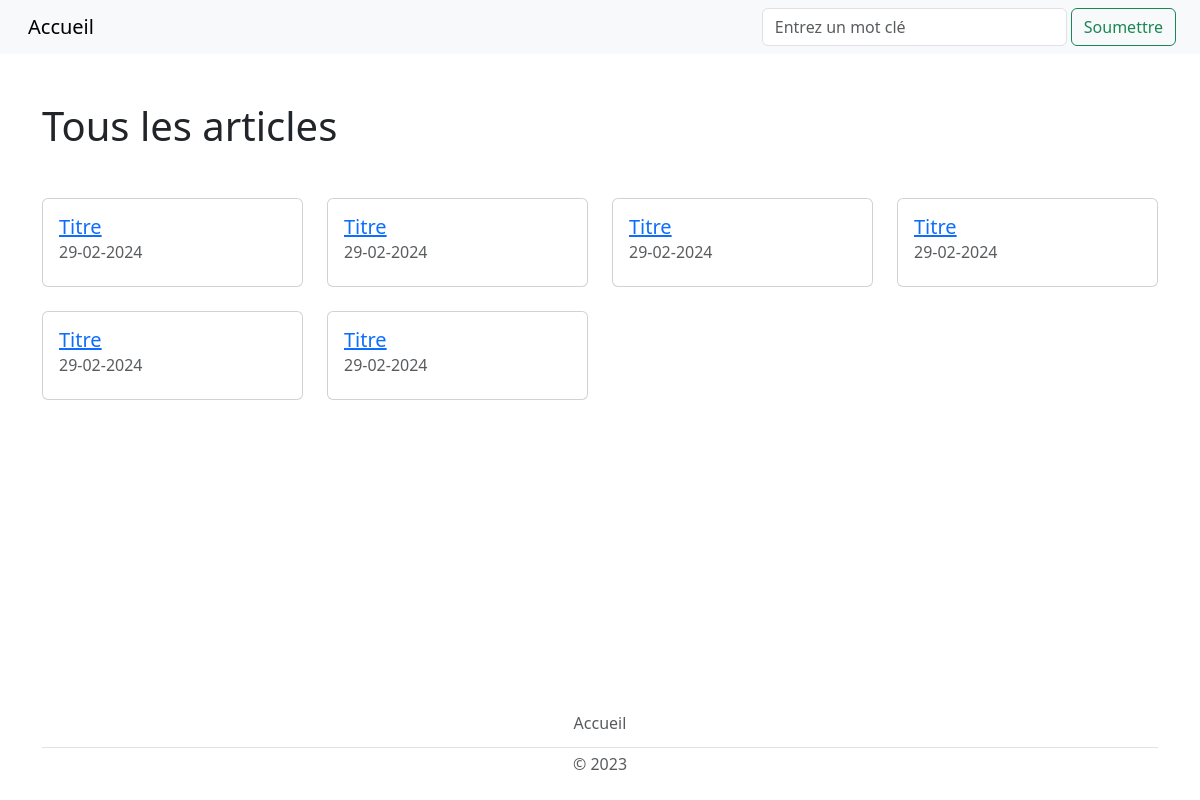
Page /resultats/ on the earlier database version.
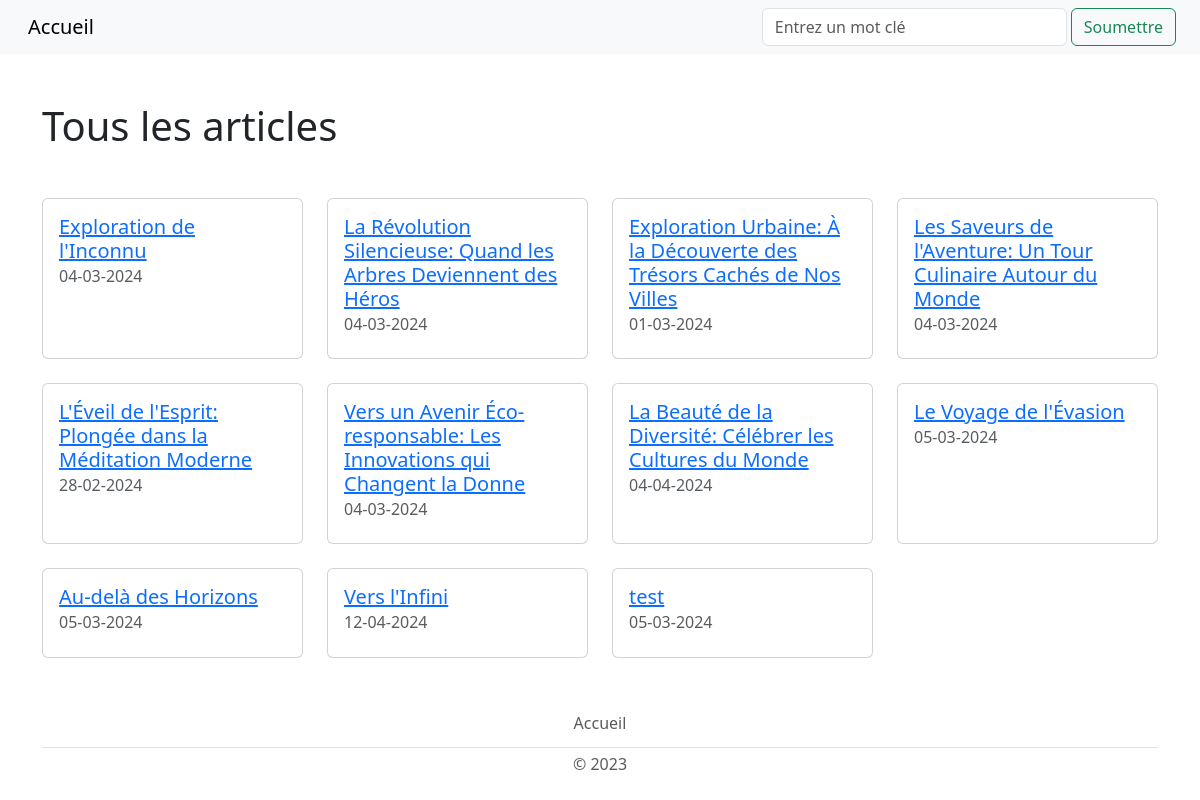
Same page on the later database version.
### tables this page shows
CREATE TABLE ARTICLES (
    id_article VARCHAR(50) PRIMARY KEY,
    titre_article varchar(100) NOT NULL,
    date_publication DATE NOT NULL,
    contenu TEXT NOT NULL,
    id_utilisateur INTEGER NOT NULL,
    CONSTRAINT fk_auteur FOREIGN KEY (id_utilisateur) REFERENCES UTILISATEURS(id_utilisateur)
);

### recherche.py (the view)
@app.route('/resultats/<query>', methods=['GET'])
@app.route('/resultats/', defaults={'query': None}, methods=['GET'])
def resultats(query):
    titre = "Résultats"
    if query:
        db = Database.get_db()
        articles = db.get_articles(query)
    else:
        db = Database.get_db()
        articles = db.get_articles()
    return render_template('resultats.html', query=query, articles=articles,
                           titre=titre)

### app.py (called while the page is built)
@app.teardown_appcontext
def close_connection(exception):
    db = getattr(g, '_database', None)
    if db is not None:
        db.disconnect()

### database.py (called while the page is built)
    @staticmethod
    def get_db():
        database = getattr(g, '_database', None)
        if database is None:
            g._database = Database()
        return g._database

    def disconnect(self):
        if self.user_connection is not None:
            self.user_connection.close()
        if self.photo_connection is not None:
            self.photo_connection.close()
        if self.session_connection is not None:
            self.session_connection.close()
        if self.article_connection is not None:
            self.article_connection.close()

    def get_article_connection(self):
        if self.article_connection is None:
            self.article_connection = sqlite3.connect('db/articles.db')
        return self.article_connection

### templates/resultats.html
{% extends "layout.html" %}
{% block content %}
    <div class="container">
        {% if query %}
            <h1 class="my-5">Résultats de la recherche pour "{{ query }}"</h1>
        {% else %}
            <h1 class="my-5">Tous les articles</h1>
        {% endif %}
        <div class="row row-cols-1 row-cols-md-2 row-cols-lg-4">
            {% for article in articles %}
                <div class="col mb-4">
                    <div class="card h-100">
                        <div class="card-body">
                            <a href="{{ url_for('article', identifiant=article[0]) }}"
                               class="card-link">
                                <h5 class="card-title">{{ article[1] }}</h5>
                            </a>
                            <h6 class="card-subtitle mb-2 text-muted">{{ article[2] }}</h6>
                        </div>
                    </div>
                </div>
            {% endfor %}
        </div>
    </div>
{% endblock %}

Differences in the rows shown:
removed ARTICLES: titre_article "Titre", date_publication "29-02-2024"
removed ARTICLES: titre_article "Titre", date_publication "29-02-2024"
removed ARTICLES: titre_article "Titre", date_publication "29-02-2024"
removed ARTICLES: titre_article "Titre", date_publication "29-02-2024"
removed ARTICLES: titre_article "Titre", date_publication "29-02-2024"
removed ARTICLES: titre_article "Titre", date_publication "29-02-2024"
added ARTICLES: titre_article "Exploration de l'Inconnu", date_publication "04-03-2024"
added ARTICLES: titre_article "La Révolution Silencieuse: Quand les Arbres Deviennent des Héros", date_publication "04-03-2024"
added ARTICLES: titre_article "Exploration Urbaine: À la Découverte des Trésors Cachés de Nos Villes", date_publication "01-03-2024"
added ARTICLES: titre_article "Les Saveurs de l'Aventure: Un Tour Culinaire Autour du Monde", date_publication "04-03-2024"
added ARTICLES: titre_article "L'Éveil de l'Esprit: Plongée dans la Méditation Moderne", date_publication "28-02-2024"
added ARTICLES: titre_article "Vers un Avenir Éco-responsable: Les Innovations qui Changent la Donne", date_publication "04-03-2024"
added ARTICLES: titre_article "La Beauté de la Diversité: Célébrer les Cultures du Monde", date_publication "04-04-2024"
added ARTICLES: titre_article "Le Voyage de l'Évasion", date_publication "05-03-2024"
added ARTICLES: titre_article "Au-delà des Horizons", date_publication "05-03-2024"
added ARTICLES: titre_article "Vers l'Infini", date_publication "12-04-2024"
added ARTICLES: titre_article "test", date_publication "05-03-2024"
